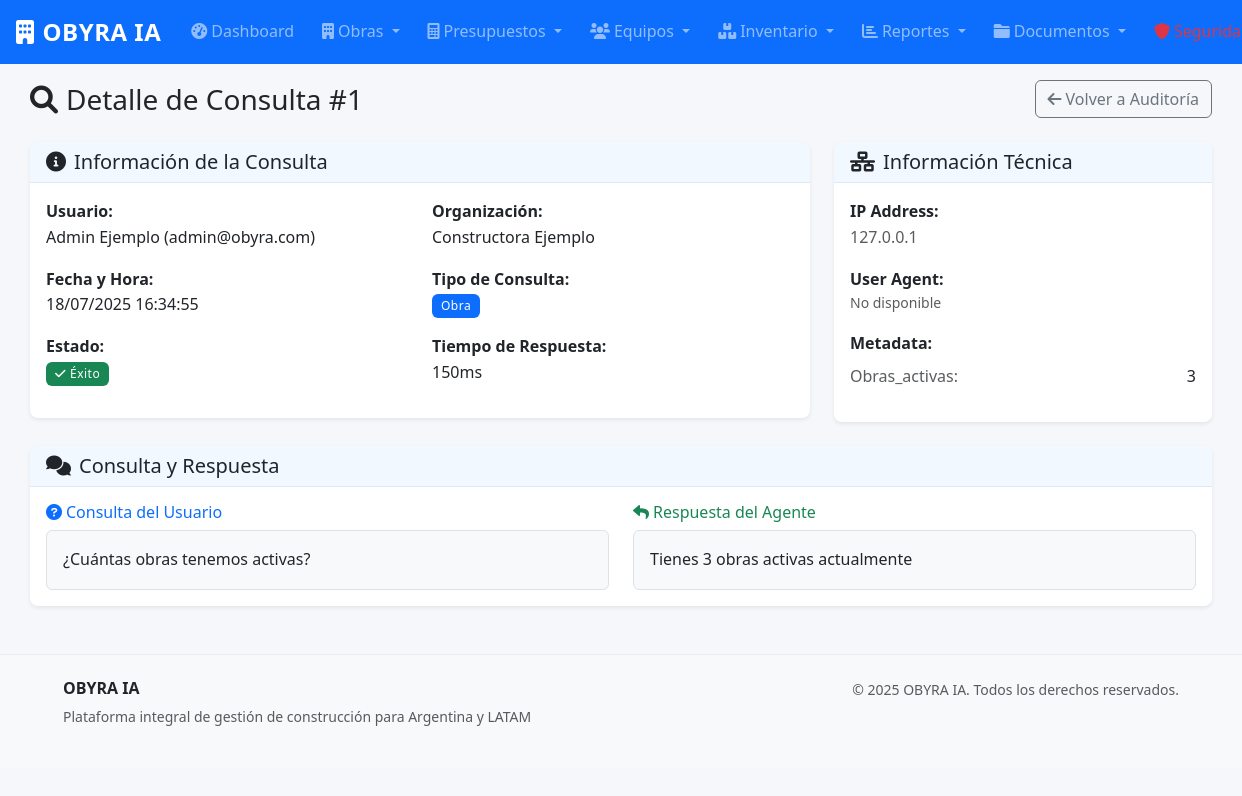
The app's page /super-admin/consulta/1 (signed in), older data.
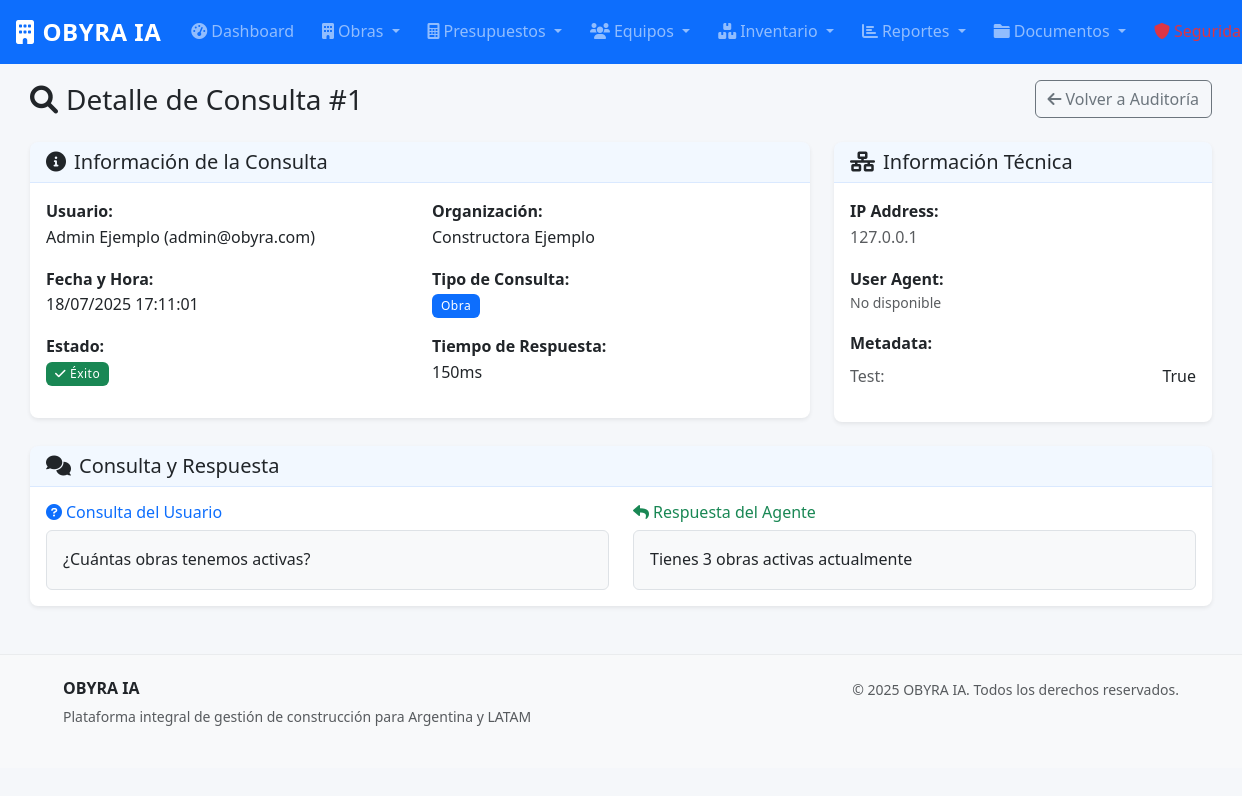
The same page, newer data.
### models.py (models this page shows, shortened)
class ConsultaAgente(db.Model):
    __tablename__ = 'consultas_agente'
    id = db.Column(db.Integer, primary_key=True)
    organizacion_id = db.Column(db.Integer, db.ForeignKey('organizaciones.id'), nullable=False)
    usuario_id = db.Column(db.Integer, db.ForeignKey('usuarios.id'), nullable=False)
    consulta_texto = db.Column(db.Text, nullable=False)
    respuesta_texto = db.Column(db.Text)
    tipo_consulta = db.Column(db.String(50))  # obra, presupuesto, inventario, usuario, general
    estado = db.Column(db.String(20), nullable=False)  # exito, error
    tiempo_respuesta_ms = db.Column(db.Integer)
    error_detalle = db.Column(db.Text)
    metadata_consulta = db.Column(db.Text)  # JSON con datos adicionales
    ip_address = db.Column(db.String(45))
    user_agent = db.Column(db.Text)
    fecha_consulta = db.Column(db.DateTime, default=datetime.utcnow)
    organizacion = db.relationship('Organizacion')
    usuario = db.relationship('Usuario')
    @property
    def metadata_dict(self):
        if self.metadata_consulta:
            try:
                return json.loads(self.metadata_consulta)
            except:
                return {}
        return {}

### agent_local.py (the view)
@agent_bp.route('/super-admin/consulta/<int:consulta_id>')
@login_required
def detalle_consulta(consulta_id):
    emails_superadmin = ['brenda@gmail.com', 'admin@obyra.com']
    if current_user.email not in emails_superadmin:
        return redirect(url_for('reportes.dashboard'))
    consulta = ConsultaAgente.query.get_or_404(consulta_id)
    return render_template('asistente/detalle_consulta.html', consulta=consulta)

### app.py (called while the page is built)
@login_manager.user_loader
def load_user(user_id):
    from models import Usuario
    return Usuario.query.get(int(user_id))

### models.py (called while the page is built)
    @property
    def nombre_completo(self):
        return f"{self.nombre} {self.apellido}"

    def puede_acceder_modulo(self, modulo):
        permisos = {
            'administrador': ['obras', 'presupuestos', 'equipos', 'inventario', 'reportes', 'asistente', 'cotizacion', 'documentos', 'seguridad'],
            'tecnico': ['obras', 'presupuestos', 'inventario', 'reportes', 'asistente', 'cotizacion', 'documentos', 'seguridad'],
            'operario': ['obras', 'inventario', 'asistente', 'documentos']
        }
        return modulo in permisos.get(self.rol, [])

### templates/asistente/detalle_consulta.html (shortened to what the changed rows need)
{% extends "base.html" %}
{% block content %}
<div class="container-fluid">
    <div class="row">
        <div class="col-12">
            <div class="d-flex justify-content-between align-items-center mb-4">
                <h1 class="h3 mb-0">
                    <i class="fas fa-search me-2"></i>Detalle de Consulta #{{ consulta.id }}
                </h1>
                <a href="{{ url_for('agent_local.auditoria_consultas') }}" class="btn btn-outline-secondary">
                    <i class="fas fa-arrow-left me-1"></i>Volver a Auditoría
                </a>
            </div>
        </div>
    </div>
    <div class="row mb-4">
        <div class="col-lg-8">
            <div class="card">
                <div class="card-body">
                    <div class="row">
                        <div class="col-md-6">
                            <strong>Fecha y Hora:</strong>
                            <p>{{ consulta.fecha_consulta.strftime('%d/%m/%Y %H:%M:%S') }}</p>
                        </div>
                        <div class="col-md-6">
                            <p><span class="badge bg-primary">{{ consulta.tipo_consulta|title }}</span></p>
                        </div>
                        <div class="col-md-6">
                            <strong>Tiempo de Respuesta:</strong>
                            <p>{{ consulta.tiempo_respuesta_ms }}ms</p>
                        </div>
                    </div>
                </div>
            </div>
        </div>
        <div class="col-lg-4">
            <div class="card">
                <div class="card-body">
                    <div class="mb-3">
                        <strong>IP Address:</strong>
                        <p class="text-muted">{{ consulta.ip_address or 'No disponible' }}</p>
                    </div>
                    <div class="mb-3">
                        <strong>User Agent:</strong>
                        <p class="text-muted small">{{ consulta.user_agent or 'No disponible' }}</p>
                    </div>
                    {% if consulta.metadata_dict %}
                    <div class="mb-3">
                        <div class="mt-2">
                            {% for key, value in consulta.metadata_dict.items() %}
                            <div class="d-flex justify-content-between">
                                <span class="text-muted">{{ key|title }}:</span>
                                <span>{{ value }}</span>
                            </div>
                            {% endfor %}
                        </div>
                    </div>
                    {% endif %}
                </div>
            </div>
        </div>
    </div>
    <div class="row">
        <div class="col-12">
            <div class="card">
                <div class="card-body">
                    <div class="row">
                        <div class="col-lg-6">
                            <div class="p-3 bg-light border rounded">
                                <p class="mb-0">{{ consulta.consulta_texto }}</p>
                            </div>
                        </div>
                        <div class="col-lg-6">
                            <div class="p-3 bg-light border rounded">
                                {% if consulta.respuesta_texto %}
                                <div>{{ consulta.respuesta_texto|safe }}</div>
                                {% else %}
                                <p class="text-muted mb-0">Sin respuesta registrada</p>
                                {% endif %}
                            </div>
                        </div>
                    </div>
                </div>
            </div>
        </div>
    </div>
</div>
{% endblock %}

Row changes from the older to the newer data that the page shows:
changed ConsultaAgente "¿Cuántas obras tenemos activas?": fecha_consulta "18/07/2025 16:34:55" → "18/07/2025 17:11:01"; metadata_consulta "{\"obras_activas\": 3}" → "{\"test\": true}" (drawn)
Text that changed along with them:
new list line: "Test : True"
list line gone: "Obras_activas : 3"
